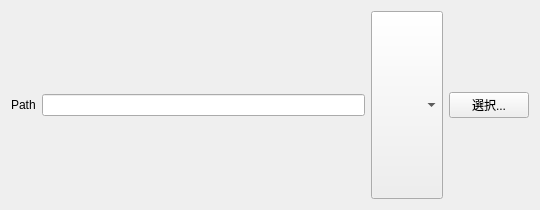
<?xml version='1.0' encoding='utf-8'?>
<ui version="4.0">
 <class>PickerWidget</class>
 <widget class="QWidget" name="PickerWidget">
  <property name="geometry">
   <rect>
    <x>0</x>
    <y>0</y>
    <width>540</width>
    <height>210</height>
   </rect>
  </property>
  <property name="minimumSize">
   <size>
    <width>80</width>
    <height>0</height>
   </size>
  </property>
  <property name="acceptDrops">
   <bool>true</bool>
  </property>
  <property name="windowTitle">
   <string>Form</string>
  </property>
  <layout class="QHBoxLayout" name="horizontalLayout">
   <item>
    <widget class="QLabel" name="labelPicker">
     <property name="text">
      <string>Path</string>
     </property>
     <property name="sizePolicy">
      <sizepolicy hsizetype="Preferred" vsizetype="Fixed">
       <horstretch>0</horstretch>
       <verstretch>0</verstretch>
      </sizepolicy>
     </property>
    </widget>
   </item>
   <item>
    <widget class="QLineEdit" name="lineEditPicker">
     <property name="sizePolicy">
      <sizepolicy hsizetype="Expanding" vsizetype="Fixed">
       <horstretch>1</horstretch>
       <verstretch>0</verstretch>
      </sizepolicy>
     </property>
    </widget>
   </item>
   <item>
    <widget class="QComboBox" name="comboBoxHistory">
     <property name="sizePolicy">
      <sizepolicy hsizetype="Expanding" vsizetype="Preferred">
       <horstretch>0</horstretch>
       <verstretch>0</verstretch>
      </sizepolicy>
     </property>
    </widget>
   </item>
   <item>
    <widget class="QPushButton" name="pushButtonPicker">
     <property name="text">
      <string>選択...</string>
     </property>
     <property name="sizePolicy">
      <sizepolicy hsizetype="Expanding" vsizetype="Fixed">
       <horstretch>0</horstretch>
       <verstretch>0</verstretch>
      </sizepolicy>
     </property>
    </widget>
   </item>
  </layout>
 </widget>
 <resources />
 <connections />
 <slots>
  <slot>toggle_history_visibility()</slot>
 </slots>
</ui>
